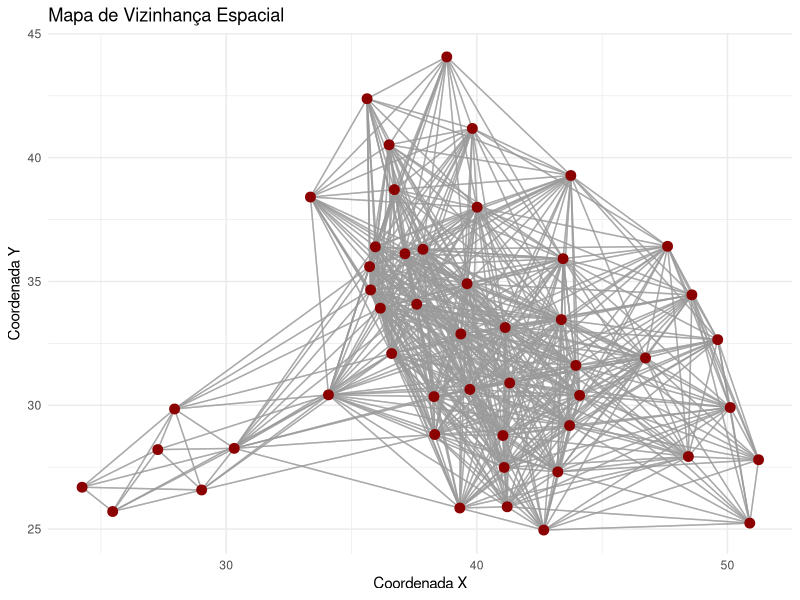
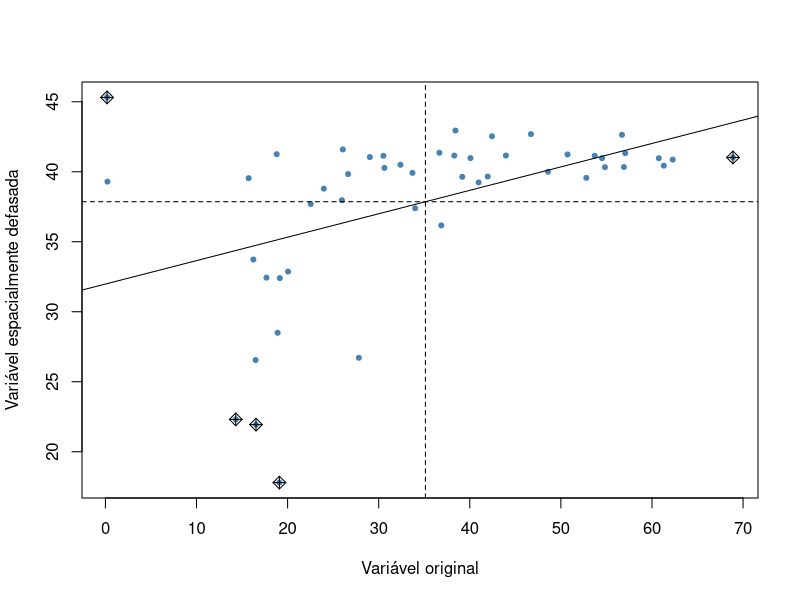
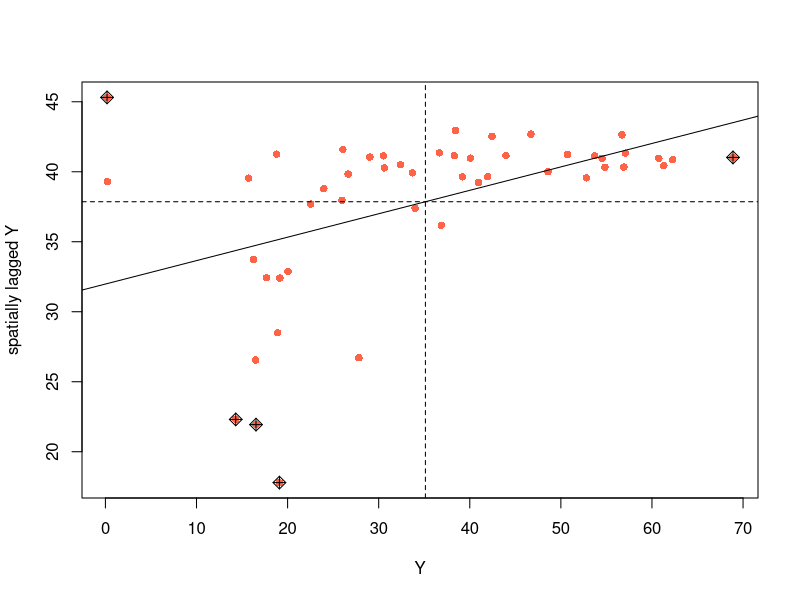

R code for these plots, in order:
# Econometria Espacial em R

# Instalar e carregar pacotes necessários
library(spdep)
library(spatialreg)
library(ggplot2)
library(sf)

# Definir diretório de trabalho
setwd("C:/Users/PC GAMER/Downloads/data")

# Carregar dados
df <- read.csv("data.csv")

# Variáveis
Y <- df$CRIME
X <- df[, c("INC", "HOVAL")]
coords <- cbind(df$X, df$Y)

# Converter para objeto sf para visualização
df_sf <- st_as_sf(df, coords = c("X", "Y"), crs = 4326)

# Criar vizinhança por distância
neighbors <- dnearneigh(coords, d1=0, d2=10)
listw <- nb2listw(neighbors, style="W")

# 🔍 VISUALIZAÇÃO BONITA: mapa de pontos com linhas de vizinhança
# Transformar para objeto spatial (necessário para os gráficos de linhas)
df_sp <- as(df_sf, "Spatial")

# Plotar com ggplot2
plot_neighbors <- function(coords, nb, title = "Mapa de Vizinhança Espacial") {
  segments <- list()
  for (i in seq_along(nb)) {
    for (j in nb[[i]]) {
      segments[[length(segments) + 1]] <- data.frame(
        x = coords[i, 1], y = coords[i, 2],
        xend = coords[j, 1], yend = coords[j, 2]
      )
    }
  }
  seg_df <- do.call(rbind, segments)
  coords_df <- as.data.frame(coords)
  
  ggplot() +
    geom_segment(data = seg_df, aes(x = x, y = y, xend = xend, yend = yend), color = "gray60", alpha = 0.6) +
    geom_point(data = coords_df, aes(x = V1, y = V2), color = "darkred", size = 3) +
    theme_minimal() +
    labs(title = title, x = "Coordenada X", y = "Coordenada Y")
}

# Mostrar gráfico
plot_neighbors(coords, neighbors)

# Estatísticas descritivas
summary(Y)
summary(X)

# OLS
olsreg <- lm(Y ~ INC + HOVAL, data = df)
summary(olsreg)

# Moran's I
moran.test(Y, listw)

# Gráfico de Moran (ajustado)
moran.plot(Y, listw, labels = FALSE, col = "steelblue", pch = 20, xlab = "Variável original", ylab = "Variável espacialmente defasada")

# Testes LM
lm.RStests(olsreg, listw, test = c("LMlag", "LMerr"))

# Modelos espaciais com contiguidade
spatial.lag <- spatialreg::lagsarlm(Y ~ INC + HOVAL, data = df, listw = listw)
summary(spatial.lag)

spatial.error <- spatialreg::errorsarlm(Y ~ INC + HOVAL, data = df, listw = listw)
summary(spatial.error)

# Vizinho baseado em distância (d = 10)
nb_dist <- dnearneigh(coords, d1=0, d2=10)
listw_dist <- nb2listw(nb_dist, style="W")

# Moran com pesos por distância
moran.test(Y, listw_dist)
moran.plot(Y, listw_dist, labels = FALSE, col = "tomato", pch = 16)

# Testes LM
lm.LMtests(olsreg, listw_dist, test = c("LMlag", "LMerr"))

# Modelos espaciais com matriz por distância
spatial.lag_dist <- spatialreg::lagsarlm(Y ~ INC + HOVAL, data = df, listw = listw_dist)
summary(spatial.lag_dist)

spatial.error_dist <- spatialreg::errorsarlm(Y ~ INC + HOVAL, data = df, listw = listw_dist)
summary(spatial.error_dist)
